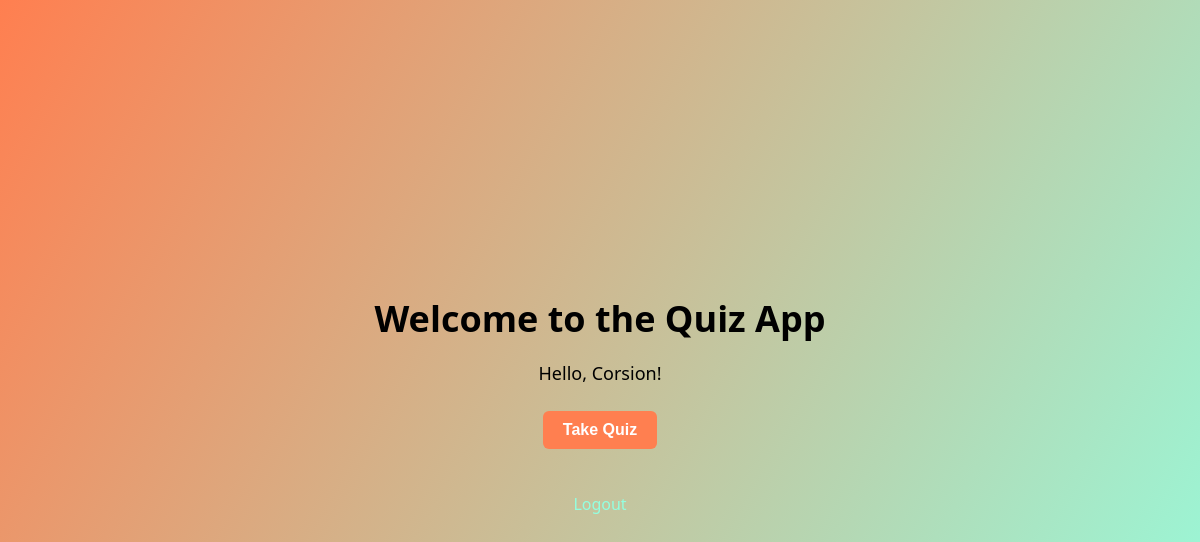
Page / (signed in) on the earlier database version.
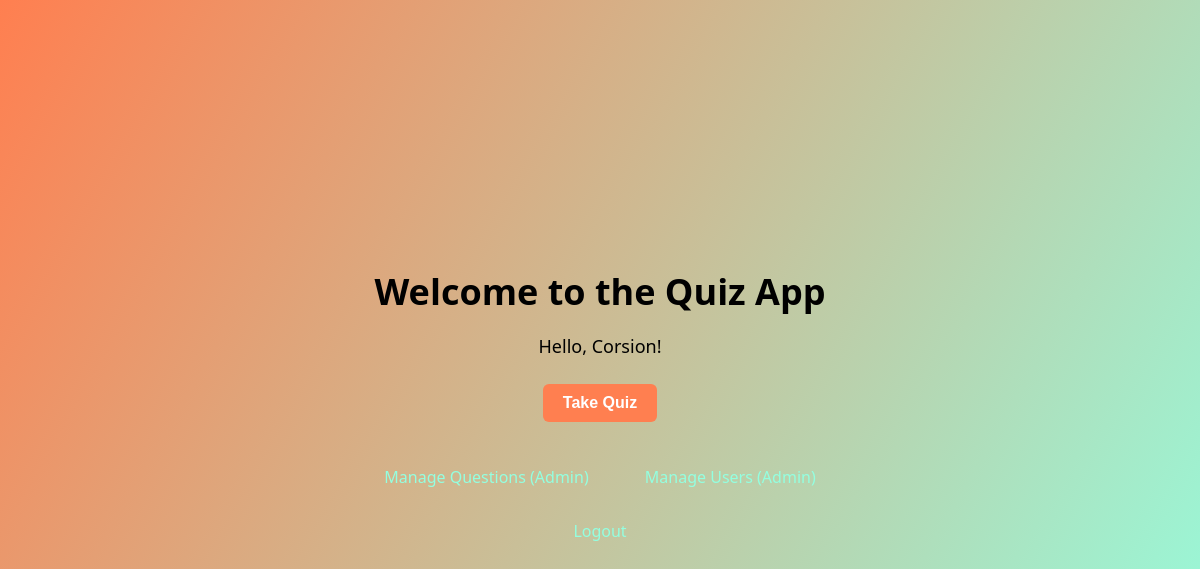
Same page on the later database version.
### quiz/models.py (models this page shows)
class User(AbstractUser):
            created_at = models.DateTimeField(auto_now_add=True)

### quiz/views.py (the view)
# urls.py: path('', views.home, name='home'),
@login_required
def home(request):
    return render(request, 'quiz/home.html')

### quiz/templates/quiz/home.html (shortened to what this page needs)
{% load static %}
<!DOCTYPE html>
<html>
<head>
    <link rel="stylesheet" type="text/css" href="{% static 'css/style.css' %}">
</head>
<body>
    <div class="home-content">
        <h1>Welcome to the Quiz App</h1>
        {% if user.is_authenticated %}
            <p>Hello, {{ user.username }}!</p>
            <form action="{% url 'quiz:start_quiz' %}" method="get">
                <button type="submit">Take Quiz</button>
            </form>
            {% if user.is_staff %}
            <br>
            <a href="{% url 'quiz:manage_questions' %}">Manage Questions (Admin)</a>
            <a href="{% url 'quiz:manage_users' %}">Manage Users (Admin)</a>
            {% endif %}
            <br>
            <a href="{% url 'quiz:logout' %}">Logout</a>
        {% else %}
            <a href="{% url 'quiz:login' %}">Login</a>
            <a href="{% url 'quiz:register' %}">Register</a>
        {% endif %}
    </div>
</body>
</html>

### quiz/static/css/style.css (style rules this page uses)
body { font-family: 'Segoe UI', sans-serif; background: linear-gradient(120deg, coral, #93FFe0); margin: 0; padding: 0; }

### quiz/templates/quiz/home.html (style rules this page uses)
body { font-family: 'Segoe UI', sans-serif; background: linear-gradient(120deg, coral, #93FFe0); height: 100vh; margin: 0; display: flex; justify-content: center; align-items: center; text-align: center; }
.home-content { color: #000; }
.home-content h1 { font-size: 36px; margin-bottom: 16px; }
.home-content p { font-size: 18px; margin-bottom: 20px; }
.home-content button, .home-content a { background: coral; color: #fff; border: none; padding: 10px 20px; border-radius: 6px; font-size: 16px; font-weight: bold; text-decoration: none; margin: 6px; display: inline-block; cursor: pointer; }
.home-content a { background: none; color: #93FFe0; font-weight: normal; }

Differences in the rows shown:
changed User "Corsion": is_staff False → True (drawn)
Other differences:
text now shown: "Manage Questions (Admin) Manage Users (Admin)"
